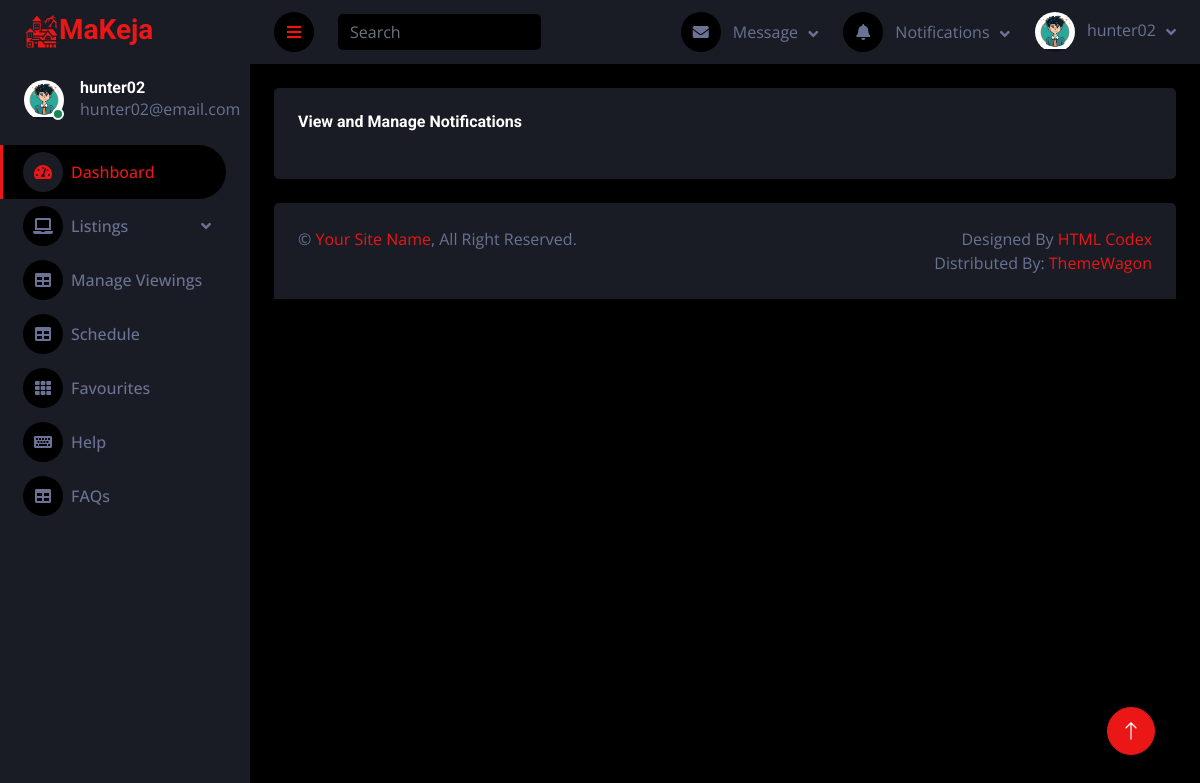
Before: /dash/notifications/ (signed in) with the older database file.
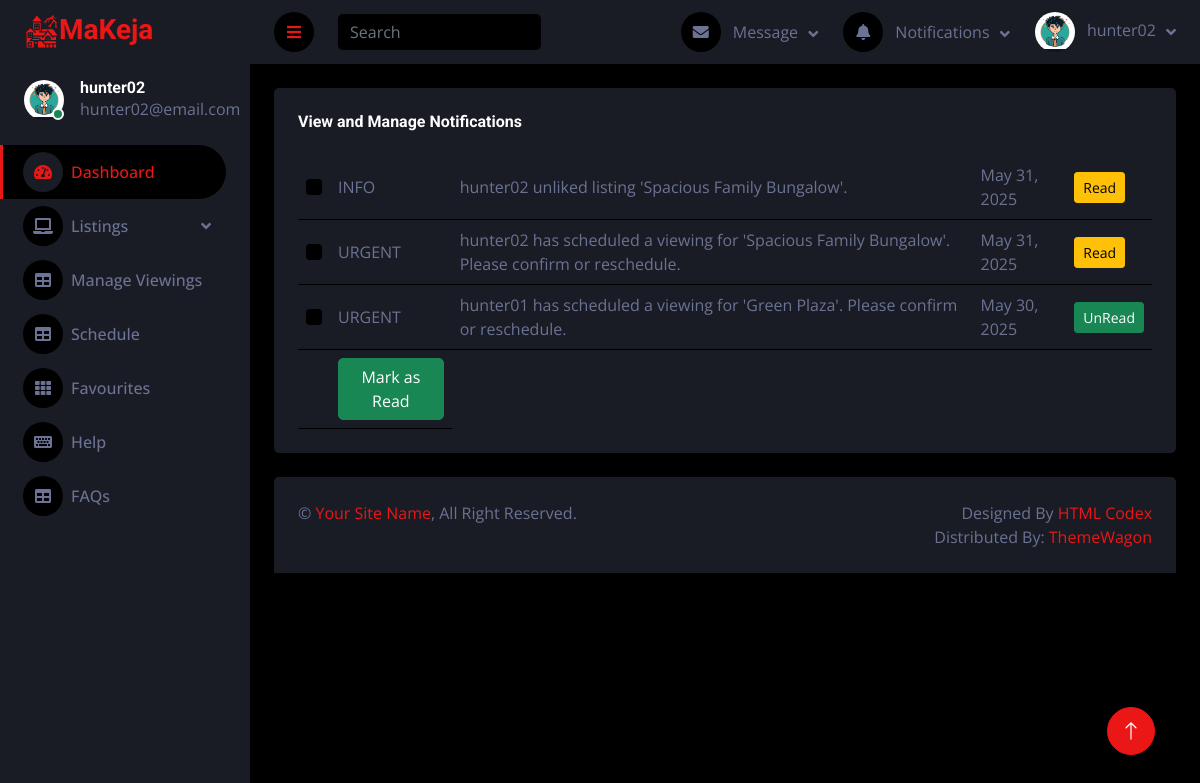
After: the same page with the newer database file.
### main/models.py (models this page shows, shortened)
class Profile(models.Model):
    user = models.OneToOneField("auth.User", on_delete=models.CASCADE, related_name="profile")
    userID = models.CharField(max_length=10, unique=True, null=True)
    full_name = models.CharField(max_length=255, blank=True, null=True)
    cover = models.ImageField(default="cover.jpg")
    status = models.CharField(max_length=100, default="I love MaryJane.")
    avatar = models.ImageField(default="user.jpg")
    phone = models.CharField(max_length=20, null=True, blank=True)
    time_created = models.DateTimeField(auto_now_add=True)
    is_landlord = models.BooleanField(default=False)
    is_banned = models.BooleanField(default=False)
    is_deleted = models.BooleanField(default=False)

### master/models.py (models this page shows, shortened)
class Notification(models.Model):
    user = models.ForeignKey("auth.User", on_delete=models.CASCADE)
    target = models.ForeignKey("auth.User", on_delete=models.CASCADE, null=True, related_name="n_target")
    message = models.CharField(max_length=255)
    n_type = models.CharField(max_length=100)
    is_read = models.BooleanField(default=False)
    created_at = models.DateTimeField(auto_now_add=True)
    is_deleted = models.BooleanField(default=False)
    class Meta:
        ordering = ['-created_at']

### dash/views.py (the view, shortened to what this page needs)
# urls.py: path("notifications/", views.notifications_view, name="notifications"),
def notifications_view(request):
    my_notifications = Notification.objects.filter(target=request.user, is_deleted=False)
    context = {
        "my_notifications": my_notifications,
    }
    return render(request, "dash/notifications.html", context)

### dash/context_processors.py (called while the page is built)
def get_notifications(request):
    if not request.user.is_authenticated:
        return {}
    notifications = Notification.objects.filter(target=request.user, is_read=False, is_deleted=False)
    context = {"notifications": notifications}
    return context

### dash/templatetags/time_filters.py (called while the page is built)
@register.filter
def natural_time_format(value):
    if isinstance(value, str):
        try:
            value = datetime.fromisoformat(value)
        except ValueError:
            return value  # fallback: return raw value if parsing fails
    if is_naive(value):
        value = make_aware(value)
    delta = now() - value
    if delta < timedelta(minutes=1):
        return "Just now"
    elif delta < timedelta(hours=1):
        minutes = int(delta.total_seconds() / 60)
        return f"{minutes} min ago"
    elif delta < timedelta(hours=24):
        hours = int(delta.total_seconds() / 3600)
        return f"{hours} hr ago"
    elif delta < timedelta(days=2):
        return "Yesterday"
    elif delta < timedelta(days=7):
        return f"{delta.days} days ago"
    else:
        return value.strftime("%b %d, %Y")

### konnekt/context_processors.py (called while the page is built)
def get_registered_users(request):
    if not request.user.is_authenticated:
        return {}
    reg_users = Profile.objects.filter(is_deleted=False).exclude(user=request.user)
    context = {"reg_users": reg_users}
    return context

### dash/templates/dash/notifications.html (shortened to what this page needs)
{% extends 'dash/main.html' %}
{% load static %}
{% load time_filters %}
{% block main %}
<div class="container-fluid pt-4 px-4 d-none d-md-block">
    <div class="bg-secondary text-center rounded p-4">
        <div class="d-flex align-items-center mb-4">
            <h6 class="mb-0">View and Manage Notifications</h6>
        </div>
        {% if my_notifications %}
        <div class="table-responsive">
            <table class="table text-start align-middle table-hover mb-0">
                <form method="post">
                    <tbody>
                        {% for n in my_notifications %}
                        <tr>
                            <td><input class="form-check-input" type="checkbox" name="n_id[]" value="{{ n.id }}"></td>
                            <td>{{ n.n_type }}</td>
                            <td>{{ n.message }}</td>
                            <td>{{ n.created_at|natural_time_format }}</td>
                            {% if n.is_read %}
                            <td><span class="btn btn-sm btn-warning">Read</span></td>
                            {% else %}
                            <td><span class="btn btn-sm btn-success">UnRead</span></td>
                            {% endif %}
                        </tr>
                        {% endfor %}
                        <tr>
                            <td></td>
                            <td>
                                <div>
                                    <button class="btn btn-success" type="submit">Mark as Read</button>
                                </div>
                            </td>
                        </tr>
                    </tbody>
                </form>
            </table>
        </div>
        {% endif %}
    </div>
</div>
{% endblock %}

### dash/templates/dash/main.html (shortened to what this page needs)
{% load static %}
{% load time_filters %}
<!DOCTYPE html>
<html lang="en">
<head>
    <link href="https://cdnjs.cloudflare.com/ajax/libs/font-awesome/5.10.0/css/all.min.css" rel="stylesheet">
    <link href="https://cdn.jsdelivr.net/npm/bootstrap-icons@1.4.1/font/bootstrap-icons.css" rel="stylesheet">
    <link href="{% static 'dash/lib/owlcarousel/assets/owl.carousel.min.css' %}" rel="stylesheet">
    <link href="{% static 'dash/lib/tempusdominus/css/tempusdominus-bootstrap-4.min.css' %}" rel="stylesheet" />
    <link href="{% static 'dash/css/bootstrap.min.css' %}" rel="stylesheet">
    <link href="{% static 'dash/css/style.css' %}" rel="stylesheet">
</head>
<body>
    <div class="container-fluid position-relative d-flex p-0">
        <div class="sidebar pe-4 pb-3">
            <nav class="navbar bg-secondary navbar-dark">
                <a href="/" class="navbar-brand mx-4 mb-3">
                    <h3 class="text-primary">
                        MaKeja
                    </h3>
                </a>
                <div class="d-flex align-items-center ms-4 mb-4">
                    <div class="position-relative">
                        <img class="rounded-circle" src="{{ request.user.profile.avatar.url }}" alt="" style="width: 40px; height: 40px;">
                        <div class="bg-success rounded-circle border border-2 border-white position-absolute end-0 bottom-0 p-1"></div>
                    </div>
                    <div class="ms-3">
                        <h6 class="mb-0">{{ request.user.username }}</h6>
                        <span>{{ request.user.email }}</span>
                    </div>
                </div>
                <div class="navbar-nav w-100">
                    <a href="{% url 'dash' %}" class="nav-item nav-link active"><i class="fa fa-tachometer-alt me-2"></i>Dashboard</a>
                    {% if request.user.profile.is_landlord %}
                    <div class="nav-item dropdown">
                        <a href="#" class="nav-link dropdown-toggle" data-toggle="dropdown"><i class="fa fa-laptop me-2"></i>Listings</a>
                    </div>
                    <a href="{% url 'manage_viewings' %}" class="nav-item nav-link"><i class="fa fa-table me-2"></i>Manage Viewings</a>
                    {% endif %}
                    <a href="{% url 'user_viewings' %}" class="nav-item nav-link"><i class="fa fa-table me-2"></i>Schedule</a>
                    <a href="{% url 'favourites' %}" class="nav-item nav-link"><i class="fa fa-th me-2"></i>Favourites</a>
                    <a href="" class="nav-item nav-link"><i class="fa fa-keyboard me-2"></i>Help</a>
                    <a href="{% url 'faqs' %}" class="nav-item nav-link"><i class="fa fa-table me-2"></i>FAQs</a>
                </div>
            </nav>
        </div>
        <div class="content">
            <nav class="navbar navbar-expand bg-secondary navbar-dark sticky-top px-4 py-0">
                <a href="#" class="sidebar-toggler flex-shrink-0">
                    <i class="fa fa-bars"></i>
                </a>
                <form class="d-none d-md-flex ms-4">
                    <input class="form-control bg-dark border-0" type="search" placeholder="Search">
                </form>
                <div class="navbar-nav align-items-center ms-auto">
                    <div class="nav-item dropdown">
                        <a href="#" class="nav-link dropdown-toggle" data-toggle="dropdown">
                            <i class="fa fa-envelope me-lg-2"></i>
                            <span class="d-none d-lg-inline-flex">Message</span>
                        </a>
                    </div>
                    <div class="nav-item dropdown">
                        <a href="#" class="nav-link dropdown-toggle" data-toggle="dropdown">
                            <i class="fa fa-bell me-lg-2"></i>
                            <span class="d-none d-lg-inline-flex">Notifications</span>
                        </a>
                    </div>
                    <div class="nav-item dropdown">
                        <a href="#" class="nav-link dropdown-toggle" data-toggle="dropdown">
                            <img class="rounded-circle me-lg-2" src="{{ request.user.profile.avatar.url }}" alt="" style="width: 40px; height: 40px;">
                            <span class="d-none d-lg-inline-flex">{{ request.user.username }}</span>
                        </a>
                    </div>
                </div>
            </nav>
            {% block main %}
            {% endblock %}
            <div class="container-fluid pt-4 px-4">
                <div class="bg-secondary rounded-top p-4">
                    <div class="row">
                        <div class="col-12 col-sm-6 text-center text-sm-start">
                            &copy; <a href="#">Your Site Name</a>, All Right Reserved.
                        </div>
                        <div class="col-12 col-sm-6 text-center text-sm-end">
                            Designed By <a href="https://htmlcodex.com">HTML Codex</a>
                            <br>Distributed By: <a href="https://themewagon.com" target="_blank">ThemeWagon</a>
                        </div>
                    </div>
                </div>
            </div>
        </div>
        <a href="#" class="btn btn-lg btn-primary btn-lg-square back-to-top"><i class="bi bi-arrow-up"></i></a>
    </div>
</body>
</html>

### static/dash/css/style.css (style rules this page uses)
:root { --primary: #EB1616; --secondary: #191C24; --light: #6C7293; --dark: #000000; }
.back-to-top { position: fixed; display: none; right: 45px; bottom: 45px; z-index: 99; }
.btn { transition: .5s; }
.btn-lg-square { width: 48px; height: 48px; }
.btn-square, .btn-sm-square, .btn-lg-square { padding: 0; display: inline-flex; align-items: center; justify-content: center; font-weight: normal; border-radius: 50px; }
.sidebar { position: fixed; top: 0; left: 0; bottom: 0; width: 250px; height: 100vh; overflow-y: auto; background: var(--secondary); transition: 0.5s; z-index: 999; }
.content { margin-left: 250px; min-height: 100vh; background: var(--dark); transition: 0.5s; }
@media (min-width: 992px) { .sidebar { margin-left: 0; } }
@media (min-width: 992px) { .content { width: calc(100% - 250px); } }
.sidebar .navbar .navbar-nav .nav-link { padding: 7px 20px; color: var(--light); font-weight: 500; border-left: 3px solid var(--secondary); border-radius: 0 30px 30px 0; outline: none; }
.sidebar .navbar .navbar-nav .nav-link:hover, .sidebar .navbar .navbar-nav .nav-link.active { color: var(--primary); background: var(--dark); border-color: var(--primary); }
.sidebar .navbar .navbar-nav .nav-link i { width: 40px; height: 40px; display: inline-flex; align-items: center; justify-content: center; background: var(--dark); border-radius: 40px; }
.sidebar .navbar .navbar-nav .nav-link:hover i, .sidebar .navbar .navbar-nav .nav-link.active i { background: var(--secondary); }
.sidebar .navbar .dropdown-toggle::after { position: absolute; top: 15px; right: 15px; border: none; content: "\f107"; font-family: "Font Awesome 5 Free"; font-weight: 900; transition: .5s; }
.content .navbar .navbar-nav .nav-link { margin-left: 25px; padding: 12px 0; color: var(--light); outline: none; }
.content .navbar .sidebar-toggler, .content .navbar .navbar-nav .nav-link i { width: 40px; height: 40px; display: inline-flex; align-items: center; justify-content: center; background: var(--dark); border-radius: 40px; }
.content .navbar .dropdown-toggle::after { margin-left: 6px; vertical-align: middle; border: none; content: "\f107"; font-family: "Font Awesome 5 Free"; font-weight: 900; transition: .5s; }

Changed rows visible on the page:
added Notification: n_type "INFO", message "hunter02 unliked listing 'Spacious Family Bungalow'.", created_at "May 31, 2025", is_read "Read"
added Notification: n_type "URGENT", message "hunter02 has scheduled a viewing for 'Spacious Family Bungalow'. Please confirm or reschedule.", created_at "May 31, 2025", is_read "Read"
added Notification: n_type "URGENT", message "hunter01 has scheduled a viewing for 'Green Plaza'. Please confirm or reschedule.", created_at "May 30, 2025", is_read "UnRead"
Other visible differences:
text now shown: "Mark as Read"
